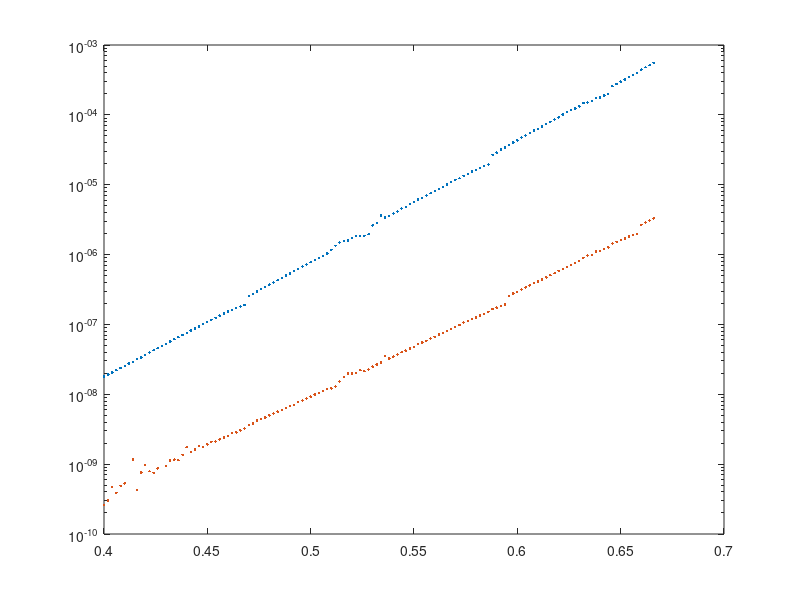

Recreate this plot in MATLAB. (Note: this script raises an error after producing the figure.)
clear; close all; clf

% Colors for plots
taupe_gray = [156 151 154]./255;
bittersweet = [255 108 140]./255;
light_sea_green = [16 161 156]./255;
black = [0 0 0]./255;
white = [255 255 255]./255;

load("Lab3exp1.mat")

%% Experiment 1
figure(1)
% collector current and base current as a function of base voltage along 
% with appropriate theoretical fits and extracted parameter values
Ic = -Ch2Exp1Current(1:134) - Ch1Exp1Current(1:134);
Ib = Ch1Exp1Current(1:134);
V = Vexp1Ch1(1:134);

semilogy(Vexp1Ch1(1:134), Ic(1:134), '.')
hold on
semilogy(Vexp1Ch1(1:134), Ch1Exp1Current(1:134), '.')

fit1 = fit(transpose(V), transpose(Ic), 'exp1');
fit_param_cv = coeffvalues(fit1);
Is_cv = fit_param_cv(1);
Ut_cv = 1/fit_param_cv(2);

fit2 = fit(transpose(V), transpose(Ib), 'exp1');
fit2_param_cv = coeffvalues(fit2);
Is_cv2 = fit2_param_cv(1);
Ut_cv2 = 1/fit2_param_cv(2);

plot(fit1)
plot(fit2)

title("Collector and Base Current of Bipolar Transistor")
xlabel("Voltage (V)")
ylabel("Current (A)")
legend("Base Current", "Collector Current", Location='northwest')

%% 
figure(2)
% Plot the current gain, β, which is defined as the ratio of the collector
% current to the base current, as a function of the base current (you 
% should make the base-current-axis logaritmic for this plot)
current_gain = Ic./Ib;
semilogx(Ib, current_gain, 'b.')
hold on
% semilogx(Ib, rb.*gm, '-')

title('TODO: Current Gain vs Base Current')
xlabel('Base Current (A)')
ylabel('Current Gain')

%% 
figure (3)
% make a log-log plot of rb versus Ib along with an appropriate 
% theoretical fit
% rb = Ut/Ib

rb = Ut_cv./Ib;
loglog(Ib(2:134), diff(V)./diff(Ib), '.')
hold on
loglog(Ib, Ut_cv./Ib, '-')

title('Incremental Resistance of Bipolar Transistor')
xlabel('Base Current (A)')
ylabel('Incremental Resistance (A)')
legend('Experimental Data', 'Theoretical Fit')

%% 
figure(4)
% Make a log-log plot of gm versus Ic along with an appropriate 
% theoretical fit.
%gm = Ic/Ut

gm = Ic./Ut_cv;
loglog(Ic(2:134), diff(Ic)./diff(V), '.')
hold on
loglog(Ic, gm, '-')

title('Incremental Resistance Gain of Bipolar Transistor')
xlabel('Collector Current (A)')
ylabel('Incremental Resistance Gain (\Omega)')
legend('Experimental Data', 'Theoretical Fit', Location='northwest')



